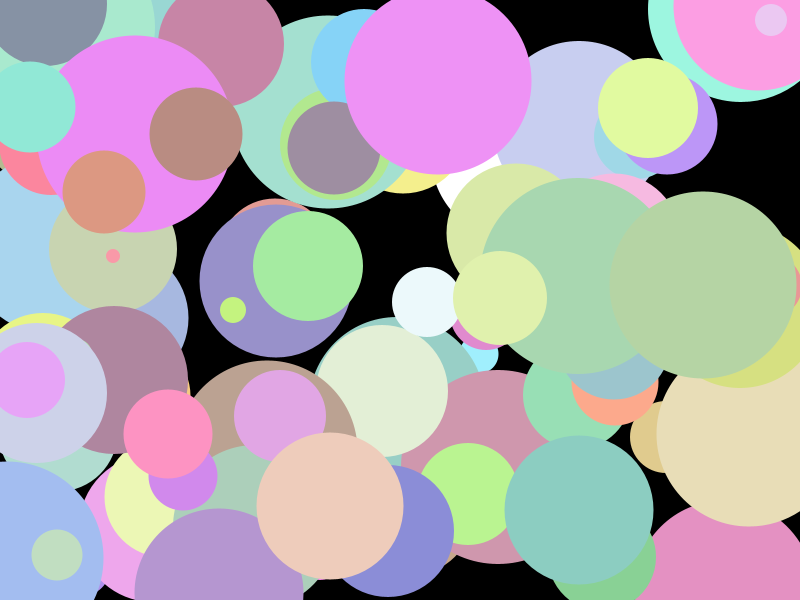
Frame 1 (no input)
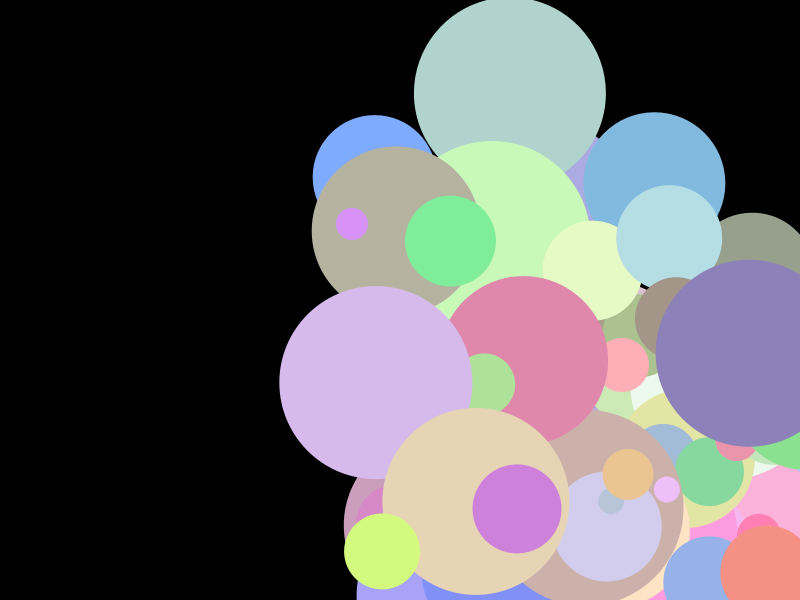
Frame 60 (the mouse pressed at the canvas centre just before this capture)
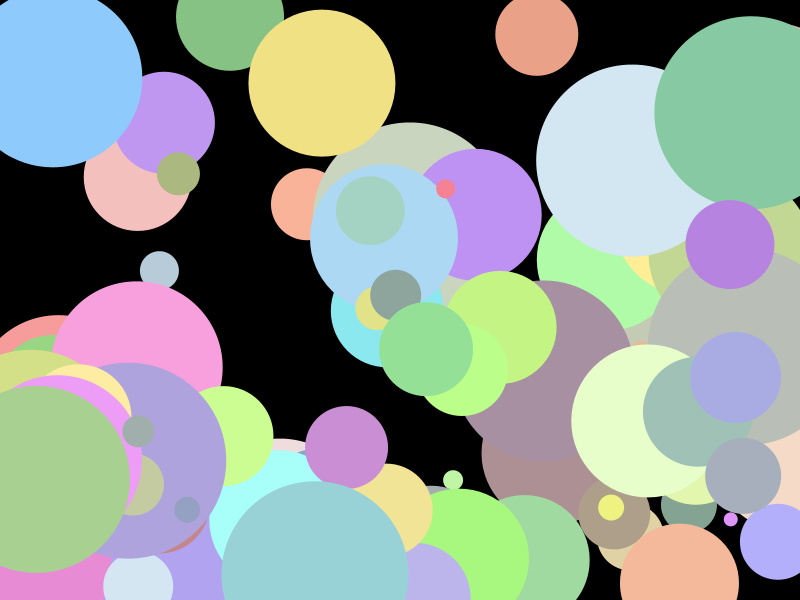
Frame 120 (the mouse held since frame 60 and released just before this capture)

The Processing sketch that drew these frames (run headless with seeded random() and noise(); from frame 60 on, the mouse is pressed at the canvas centre):

// Processing sketch: bouncingball
// ── bouncingball.pde
Ball[] myballs = new Ball[100];


void setup(){
  
  size(800, 600);
  
  noStroke();
  
  for(int i = 0; i < myballs.length; i++){
    myballs[i] = new Ball(int(random(0, width)), int(random(0, height)), random(5., 10.0), random(1., 5.5), int(random(10, 200))); 
  }
  
}

void draw(){
  background(0);
  
  for(int i = 0; i < myballs.length; i++){
    myballs[i].render();
    myballs[i].update();
    myballs[i].bounds();
    myballs[i].setColor(random(127, 255), random(127, 255), random(127,255));
  }
}
// ── Ball.pde
class Ball{
 
  float xPos;
  float yPos;
  float xSpeed;
  float ySpeed;
  float diam;
  
  Ball(int x, int y, float x_speed, float y_speed, int d){
    xPos = x;
    yPos = y;
    xSpeed = x_speed;
    ySpeed = y_speed;
    diam = d;
  }
  
  void setColor(float R, float G, float B){
    fill(R, G, B); 
  }
  
  void render(){
    ellipse(xPos, yPos, diam, diam);
  }
  
  void update(){
    xPos += xSpeed;
    yPos += ySpeed;
  }
  
  void bounds(){
    if(xPos >= width || xPos <= 0){
      xSpeed = xSpeed * -1;
    }
    
    if(yPos >= height || yPos <= 0){
      ySpeed = ySpeed * -1;
    }
  }

}
